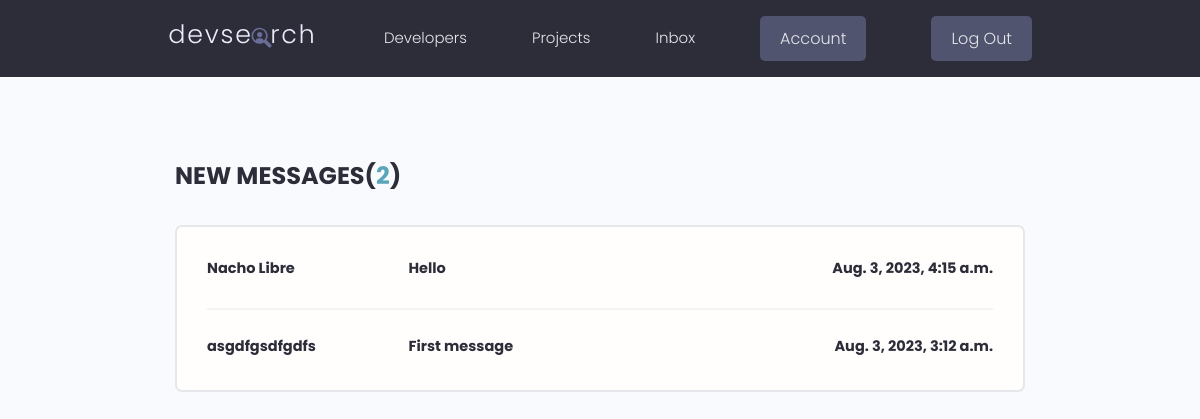
Screenshot of /inbox/ (signed in) with the database file from the repository.
### users/models.py (models this page shows, shortened)
class Message(models.Model):
    sender = models.ForeignKey(Profile, on_delete=models.SET_NULL, null=True, blank=True)
    recipient = models.ForeignKey(Profile, on_delete=models.SET_NULL, null=True, blank=True, related_name="messages")
    name = models.CharField(max_length=200, null=True, blank=True)
    email = models.EmailField(max_length=200, null=True, blank=True)
    subject = models.CharField(max_length=200, null=True, blank=True)
    body = models.TextField()
    is_read = models.BooleanField(default=False, null=True)
    created = models.DateTimeField(auto_now_add=True)
    id = models.UUIDField(default=uuid.uuid4, unique=True, primary_key=True, editable=False)
    class Meta:
        ordering = ['is_read', '-created']

### users/views.py (the view)
# urls.py: path('inbox/', views.inbox, name="inbox"),
@login_required(login_url='login')
def inbox(request):
    profile = request.user.profile
    messageRequests = profile.messages.all() # messages rather than message_set because of the related_name field
    unreadCount = messageRequests.filter(is_read=False).count()
    context = {'messageRequests':messageRequests, 'unreadCount':unreadCount}
    return render(request, 'users/inbox.html', context)

### users/templates/users/inbox.html
{% extends 'main.html' %}
{% block content %}
  <main class="inbox my-xl">
    <div class="content-box">
      <h3 class="inbox__title">New Messages(<span>{{ unreadCount }}</span>)</h3>
      <ul class="messages">
        {% for message in messageRequests %}
        {% if message.is_read == False %}
        <li class="message message--unread">
        {% else %}
        <li class="message">
        {% endif %}
          <a href="{% url 'message' message.id %}">
            <span class="message__author">{{ message.name }}</span>
            <span class="message__subject">{{ message.subject }}</span>
            <span class="message__date">{{ message.created }}</span>
          </a>
        </li>
        {% endfor %}
      </ul>
    </div>
  </main>
  {% endblock content %}

### static/styles/app.css (style rules this page uses)
:root { --color-sub: #2d2d39; }
.content-box { width: 95%; max-width: 85rem; margin: 0 auto; }
.inbox { height: 90vh; }
.inbox__title, .inbox__title span { font-size: 2.4rem; font-weight: 700; color: var(--color-sub); text-transform: uppercase; text-align: left; margin-bottom: 3rem; }
.inbox__title span { color: var(--color-main); }
.messages { list-style: none; background: var(--color-white); padding: 0.5rem 3rem; border: 2px solid var(--color-light); border-radius: 0.7rem; }
.message { padding: 2.5rem 0; }
.message > a span { font-size: 1.45rem; font-weight: 500; }
.message.message--unread a span { font-weight: 700; color: var(--color-sub); }
.message:not(:last-child) { border-bottom: 2px solid var(--color-white-light); }
.message > a { display: flex; gap: 1rem; }
.message__author, .message__date { flex-basis: 25%; }
.message__subject { flex-basis: 50%; }
.message__date { text-align: right; }

### static/uikit/styles/modules/_variables.css (style rules this page uses)
:root { --color-main: #5aa5b9; --color-main-light: #e6faff; --color-sub: #3f4156; --color-sub-light: #51546e; --color-sub-lighter: #ededfd; --color-text: #737373; --color-gray: #8b8b8b; --color-light: #e5e7eb; --color-light-gray: #767676; --color-bg: #f8fafd; --color-white: #fffefd; --color-white-light: #f3f3f3; --color-success: #359e64; --color-success-bg: #def8e8; --color-error: #fc4b0b; --color-error-bg: #fff2ee; --font-base: 'Poppins', arial, helvetica, 'Segoe UI', roboto, ubuntu, sans-serif; --font-monospace: 'Fira Code', 'Courier New', courier, monospace; --font-regular: 300; --font-medium: 500; --font-bold: 700; --generic-shadow: 1px 1px 5px #00000010; --generic-transition: all 0.3s ease-in-out; }

### static/uikit/styles/modules/_base.css (style rules this page uses)
* { margin: 0; padding: 0; box-sizing: border-box; text-rendering: optimizeLegibility; color: inherit; font-size: inherit; }
html { font-size: 50%; }
@media only screen and (min-width: 480px) { html { font-size: 56.25%; } }
@media only screen and (min-width: 1200px) { html { font-size: 62.5%; } }
body { line-height: 1.6; font-weight: 400; font-size: 1.5rem; color: var(--color-text); background-color: var(--color-bg); min-height: 100vh; }

### static/uikit/styles/modules/_typography.css (style rules this page uses)
* { font-family: var(--font-base); }
h3 { font-size: 3.2rem; font-weight: var(--font-medium); }
p, span, strong { font-size: 1.6rem; color: var(--color-text); font-weight: var(--font-regular); }
a { padding-bottom: 2px; text-decoration: none; display: inline-block; color: var(--color-main); font-weight: var(--font-medium); }

### static/uikit/styles/modules/_utilities.css (style rules this page uses)
.my-xl { margin: 8rem auto; }

### rows the page displays
Message: name "Nacho Libre", subject "Hello", created "Aug. 3, 2023, 4:15 a.m."
Message: name "asgdfgsdfgdfs", subject "First message", created "Aug. 3, 2023, 3:12 a.m."

### other values shown
{{ unreadCount }} "2"
